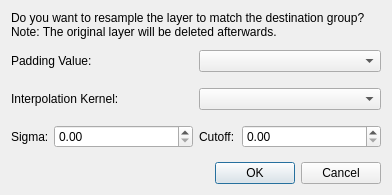
<?xml version="1.0" encoding="UTF-8"?>
<ui version="4.0">
 <class>LayerResamplerDialog</class>
 <widget class="QDialog" name="LayerResamplerDialog">
  <property name="geometry">
   <rect>
    <x>0</x>
    <y>0</y>
    <width>392</width>
    <height>195</height>
   </rect>
  </property>
  <property name="maximumSize">
   <size>
    <width>392</width>
    <height>195</height>
   </size>
  </property>
  <property name="windowTitle">
   <string>Resample Layer</string>
  </property>
  <property name="modal">
   <bool>true</bool>
  </property>
  <layout class="QVBoxLayout" name="verticalLayout">
   <item>
    <widget class="QLabel" name="label_4">
     <property name="frameShape">
      <enum>QFrame::NoFrame</enum>
     </property>
     <property name="text">
      <string>&lt;!DOCTYPE HTML PUBLIC &quot;-//W3C//DTD HTML 4.0//EN&quot; &quot;http://www.w3.org/TR/REC-html40/strict.dtd&quot;&gt;
&lt;html&gt;&lt;head&gt;&lt;meta name=&quot;qrichtext&quot; content=&quot;1&quot; /&gt;&lt;style type=&quot;text/css&quot;&gt;
p, li { white-space: pre-wrap; }
&lt;/style&gt;&lt;/head&gt;&lt;body style=&quot; font-family:'MS Shell Dlg 2'; font-size:8.25pt; font-weight:400; font-style:normal;&quot;&gt;
&lt;p style=&quot; margin-top:0px; margin-bottom:0px; margin-left:0px; margin-right:0px; -qt-block-indent:0; text-indent:0px;&quot;&gt;&lt;span style=&quot; font-size:9pt;&quot;&gt;Do you want to resample the layer to match the destination group?&lt;/span&gt;&lt;/p&gt;
&lt;p style=&quot; margin-top:0px; margin-bottom:0px; margin-left:0px; margin-right:0px; -qt-block-indent:0; text-indent:0px;&quot;&gt;&lt;span style=&quot; font-size:9pt;&quot;&gt;Note: The original layer will be deleted afterwards.&lt;/span&gt;&lt;/p&gt;&lt;/body&gt;&lt;/html&gt;</string>
     </property>
     <property name="alignment">
      <set>Qt::AlignLeading|Qt::AlignLeft|Qt::AlignTop</set>
     </property>
    </widget>
   </item>
   <item>
    <widget class="QWidget" name="widget_7" native="true">
     <property name="minimumSize">
      <size>
       <width>0</width>
       <height>32</height>
      </size>
     </property>
     <layout class="QHBoxLayout" name="horizontalLayout_5">
      <property name="margin">
       <number>0</number>
      </property>
      <item>
       <widget class="QLabel" name="label_5">
        <property name="text">
         <string>Padding Value:</string>
        </property>
       </widget>
      </item>
      <item>
       <widget class="QComboBox" name="padding_combobox_"/>
      </item>
     </layout>
    </widget>
   </item>
   <item>
    <widget class="QWidget" name="widget" native="true">
     <property name="minimumSize">
      <size>
       <width>0</width>
       <height>32</height>
      </size>
     </property>
     <layout class="QHBoxLayout" name="horizontalLayout_2">
      <property name="margin">
       <number>0</number>
      </property>
      <item>
       <widget class="QLabel" name="label">
        <property name="text">
         <string>Interpolation Kernel:</string>
        </property>
       </widget>
      </item>
      <item>
       <widget class="QComboBox" name="kernel_combobox_"/>
      </item>
     </layout>
    </widget>
   </item>
   <item>
    <widget class="QWidget" name="param_widget_" native="true">
     <property name="minimumSize">
      <size>
       <width>0</width>
       <height>32</height>
      </size>
     </property>
     <layout class="QHBoxLayout" name="horizontalLayout">
      <property name="margin">
       <number>0</number>
      </property>
      <item>
       <widget class="QLabel" name="label_2">
        <property name="maximumSize">
         <size>
          <width>37</width>
          <height>16777215</height>
         </size>
        </property>
        <property name="text">
         <string>Sigma:</string>
        </property>
       </widget>
      </item>
      <item>
       <widget class="QDoubleSpinBox" name="sigma_spinbox_">
        <property name="prefix">
         <string/>
        </property>
       </widget>
      </item>
      <item>
       <widget class="QLabel" name="label_3">
        <property name="maximumSize">
         <size>
          <width>37</width>
          <height>16777215</height>
         </size>
        </property>
        <property name="text">
         <string>Cutoff:</string>
        </property>
       </widget>
      </item>
      <item>
       <widget class="QDoubleSpinBox" name="cutoff_spinbox_"/>
      </item>
     </layout>
    </widget>
   </item>
   <item>
    <spacer name="verticalSpacer">
     <property name="orientation">
      <enum>Qt::Vertical</enum>
     </property>
     <property name="sizeHint" stdset="0">
      <size>
       <width>20</width>
       <height>40</height>
      </size>
     </property>
    </spacer>
   </item>
   <item>
    <widget class="QDialogButtonBox" name="buttonBox">
     <property name="orientation">
      <enum>Qt::Horizontal</enum>
     </property>
     <property name="standardButtons">
      <set>QDialogButtonBox::Cancel|QDialogButtonBox::Ok</set>
     </property>
    </widget>
   </item>
  </layout>
 </widget>
 <resources/>
 <connections>
  <connection>
   <sender>buttonBox</sender>
   <signal>accepted()</signal>
   <receiver>LayerResamplerDialog</receiver>
   <slot>accept()</slot>
   <hints>
    <hint type="sourcelabel">
     <x>248</x>
     <y>254</y>
    </hint>
    <hint type="destinationlabel">
     <x>157</x>
     <y>274</y>
    </hint>
   </hints>
  </connection>
  <connection>
   <sender>buttonBox</sender>
   <signal>rejected()</signal>
   <receiver>LayerResamplerDialog</receiver>
   <slot>reject()</slot>
   <hints>
    <hint type="sourcelabel">
     <x>316</x>
     <y>260</y>
    </hint>
    <hint type="destinationlabel">
     <x>286</x>
     <y>274</y>
    </hint>
   </hints>
  </connection>
 </connections>
</ui>
